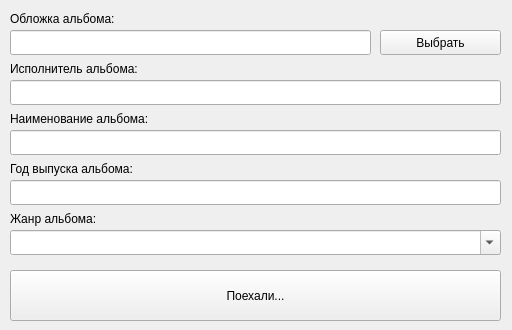
<?xml version="1.0" encoding="UTF-8"?>
<ui version="4.0">
 <class>Form</class>
 <widget class="QWidget" name="Form">
  <property name="geometry">
   <rect>
    <x>0</x>
    <y>0</y>
    <width>512</width>
    <height>330</height>
   </rect>
  </property>
  <property name="minimumSize">
   <size>
    <width>512</width>
    <height>330</height>
   </size>
  </property>
  <property name="maximumSize">
   <size>
    <width>512</width>
    <height>330</height>
   </size>
  </property>
  <property name="windowTitle">
   <string notr="true">Альбом</string>
  </property>
  <widget class="QLineEdit" name="cover_line">
   <property name="geometry">
    <rect>
     <x>10</x>
     <y>30</y>
     <width>361</width>
     <height>25</height>
    </rect>
   </property>
  </widget>
  <widget class="QPushButton" name="cover_button">
   <property name="geometry">
    <rect>
     <x>380</x>
     <y>30</y>
     <width>121</width>
     <height>25</height>
    </rect>
   </property>
   <property name="text">
    <string>Выбрать</string>
   </property>
  </widget>
  <widget class="QLabel" name="cover_label">
   <property name="geometry">
    <rect>
     <x>10</x>
     <y>10</y>
     <width>141</width>
     <height>17</height>
    </rect>
   </property>
   <property name="text">
    <string>Обложка альбома:</string>
   </property>
  </widget>
  <widget class="QLineEdit" name="artist_line">
   <property name="geometry">
    <rect>
     <x>10</x>
     <y>80</y>
     <width>491</width>
     <height>25</height>
    </rect>
   </property>
  </widget>
  <widget class="QLabel" name="artist_label">
   <property name="geometry">
    <rect>
     <x>10</x>
     <y>60</y>
     <width>171</width>
     <height>17</height>
    </rect>
   </property>
   <property name="text">
    <string>Исполнитель альбома:</string>
   </property>
  </widget>
  <widget class="QLineEdit" name="album_line">
   <property name="geometry">
    <rect>
     <x>10</x>
     <y>130</y>
     <width>491</width>
     <height>25</height>
    </rect>
   </property>
  </widget>
  <widget class="QLabel" name="album_label">
   <property name="geometry">
    <rect>
     <x>10</x>
     <y>110</y>
     <width>181</width>
     <height>17</height>
    </rect>
   </property>
   <property name="text">
    <string>Наименование альбома:</string>
   </property>
  </widget>
  <widget class="QLabel" name="genre_label">
   <property name="geometry">
    <rect>
     <x>10</x>
     <y>210</y>
     <width>111</width>
     <height>17</height>
    </rect>
   </property>
   <property name="text">
    <string>Жанр альбома:</string>
   </property>
  </widget>
  <widget class="QLabel" name="year_label">
   <property name="geometry">
    <rect>
     <x>10</x>
     <y>160</y>
     <width>161</width>
     <height>17</height>
    </rect>
   </property>
   <property name="text">
    <string>Год выпуска альбома:</string>
   </property>
  </widget>
  <widget class="QLineEdit" name="year_line">
   <property name="geometry">
    <rect>
     <x>10</x>
     <y>180</y>
     <width>491</width>
     <height>25</height>
    </rect>
   </property>
  </widget>
  <widget class="QPushButton" name="result_button">
   <property name="geometry">
    <rect>
     <x>10</x>
     <y>270</y>
     <width>491</width>
     <height>51</height>
    </rect>
   </property>
   <property name="text">
    <string>Поехали...</string>
   </property>
  </widget>
  <widget class="QComboBox" name="genre_combobox">
   <property name="geometry">
    <rect>
     <x>10</x>
     <y>230</y>
     <width>491</width>
     <height>25</height>
    </rect>
   </property>
   <property name="editable">
    <bool>true</bool>
   </property>
  </widget>
 </widget>
 <resources/>
 <connections/>
</ui>
